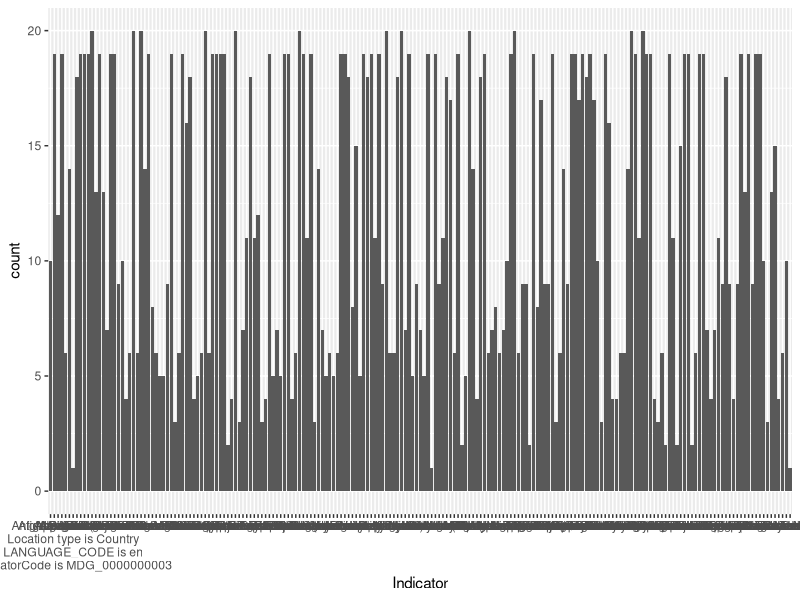

Generate this figure with R:
library(tidyverse)
library(ggplot2)
library(readxl)

data<- read_excel("data/data.xlsx")
data 


ggplot(data = data) +
  geom_bar(mapping = aes(x = Indicator))

